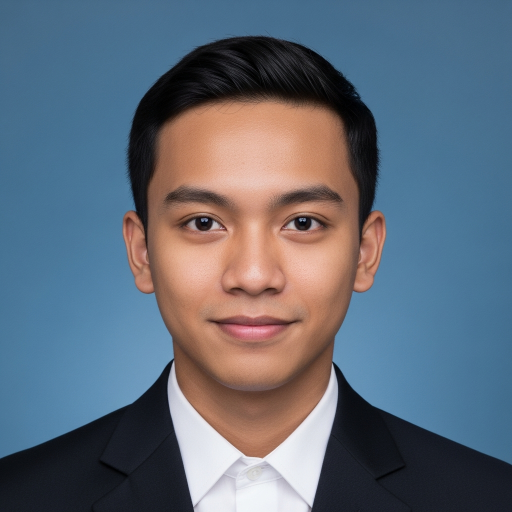
#> input picture countries/foto/p1.png, 1024 x 1024 px (shown at 1/2 size); its folder holds only this picture in this run
$ python -i utils.py   (imports and definitions only)
#> lines starting #> are read from the running program, lines starting #| are printed output that depends on the picture
"""
Utility functions shared across all countries
"""

from PIL import Image, ImageFont
from pathlib import Path
import os
import random


# [61 lines left out: function load_font, not called in this run]


# Global cache for photos per session (name-based)
_PHOTO_CACHE = {}

def get_profile_photo(size: tuple = (280, 340), person_id: str = None, gender: str = "Random") -> Image.Image:
    """
    Load a profile photo from foto folder
    Falls back to generated avatar if no photos found

    Args:
        size: Tuple of (width, height)
        person_id: Optional identifier for person (e.g., "john_doe") to cache photo
        gender: Gender filter - "Male", "Female", or "Random" (default)

    Returns:
        PIL Image or None
    """
#> called with size = (280, 340), gender = 'Random'
    # Check cache first if person_id provided
    if person_id and person_id in _PHOTO_CACHE:
        cached_photo = _PHOTO_CACHE[person_id]
        if cached_photo:
            return cached_photo.resize(size, Image.Resampling.LANCZOS)
        return None

    try:
        # Foto directory: override via DOCVA_FOTO_DIR, else bundled with the package
        foto_dir = Path(os.environ.get("DOCVA_FOTO_DIR", "")) if os.environ.get("DOCVA_FOTO_DIR") else Path(__file__).parent / "foto"

        if foto_dir.exists() and foto_dir.is_dir():
            # Get all image files
            image_extensions = ['.jpg', '.jpeg', '.png', '.gif', '.bmp', '.webp']
            all_photos = [f for f in foto_dir.iterdir() if f.is_file() and f.suffix.lower() in image_extensions]

            # Filter by gender prefix if specified
            if gender == "Male":
                photos = [p for p in all_photos if p.stem.startswith('p')]
            elif gender == "Female":
                photos = [p for p in all_photos if p.stem.startswith('w')]
            else:  # Random
                photos = all_photos

            if photos:
                # Random select a photo (use hash of person_id for consistency)
                if person_id:
                    # Use hash to consistently select same photo for same person
                    photo_index = hash(person_id) % len(photos)
                    selected_photo = photos[photo_index]
                else:
                    selected_photo = random.choice(photos)

                photo = Image.open(selected_photo)
#> photo is the input picture: PIL image 1024x1024 RGB; mean R, G, B 96.5, 107.3, 120.6

                # Convert to RGB if needed (for PNG with alpha)
                if photo.mode != 'RGB':
                    photo = photo.convert('RGB')

                # Cache the photo if person_id provided
                if person_id:
                    _PHOTO_CACHE[person_id] = photo.copy()

                # Resize to requested size
                photo = photo.resize(size, Image.Resampling.LANCZOS)
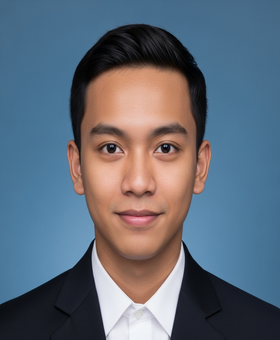
#> photo: PIL image 280x340 RGB; mean R, G, B 96.5, 107.3, 120.6
                return photo
    except Exception as e:
        pass

    # Cache None if person_id provided and no photo found
    if person_id:
        _PHOTO_CACHE[person_id] = None

    # Fallback: return None to indicate no photo available
    return None

# [23 lines left out: functions clear_photo_cache, generate_initials_avatar, not called in this run]

>>> result = get_profile_photo()

$ run again, on countries/foto/p13.png
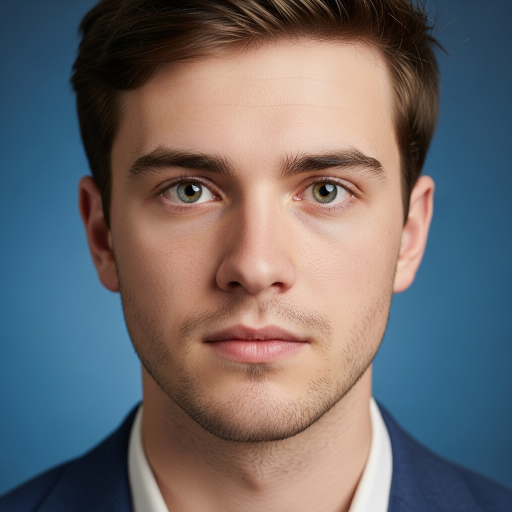
#> input picture countries/foto/p13.png, 1024 x 1024 px (shown at 1/2 size)
#> in get_profile_photo, photo is the input picture: PIL image 1024x1024 RGB; mean R, G, B 109.5, 105.6, 107.9
#> in get_profile_photo, `photo = photo.resize(size, Image.Resampling.LANCZOS)`:
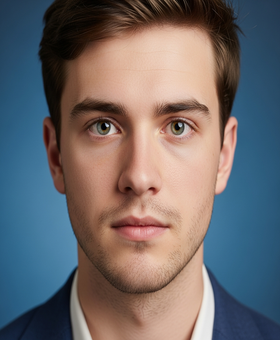
#> photo: PIL image 280x340 RGB; mean R, G, B 109.5, 105.6, 107.9

$ run again, on countries/foto/p15.png
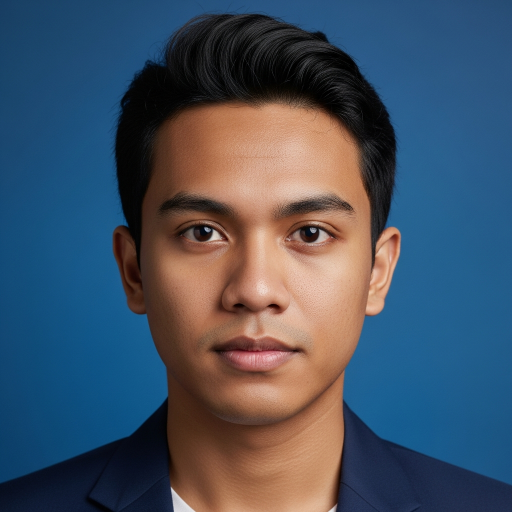
#> input picture countries/foto/p15.png, 1024 x 1024 px (shown at 1/2 size)
#> in get_profile_photo, photo is the input picture: PIL image 1024x1024 RGB; mean R, G, B 68.4, 82.1, 98.9
#> in get_profile_photo, `photo = photo.resize(size, Image.Resampling.LANCZOS)`:
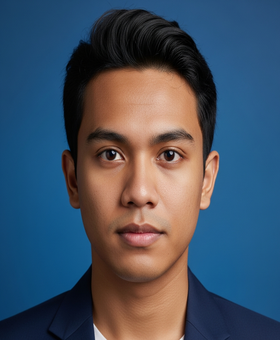
#> photo: PIL image 280x340 RGB; mean R, G, B 68.4, 82.1, 98.9

$ run again, on countries/foto/p10.png
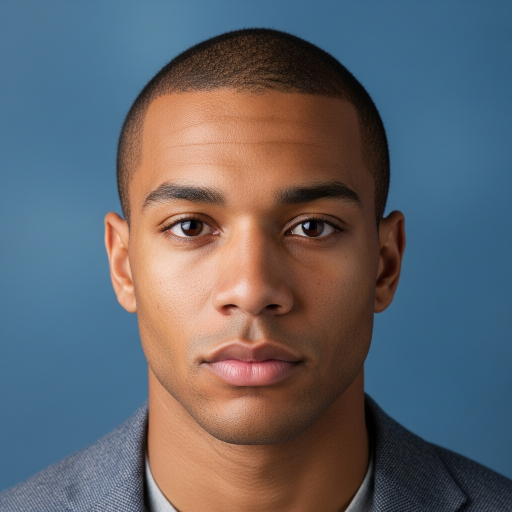
#> input picture countries/foto/p10.png, 1024 x 1024 px (shown at 1/2 size)
#> in get_profile_photo, photo is the input picture: PIL image 1024x1024 RGB; mean R, G, B 97.8, 100.2, 106.8
#> in get_profile_photo, `photo = photo.resize(size, Image.Resampling.LANCZOS)`:
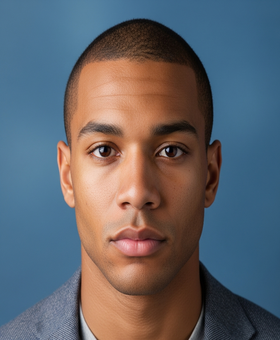
#> photo: PIL image 280x340 RGB; mean R, G, B 97.8, 100.2, 106.8
